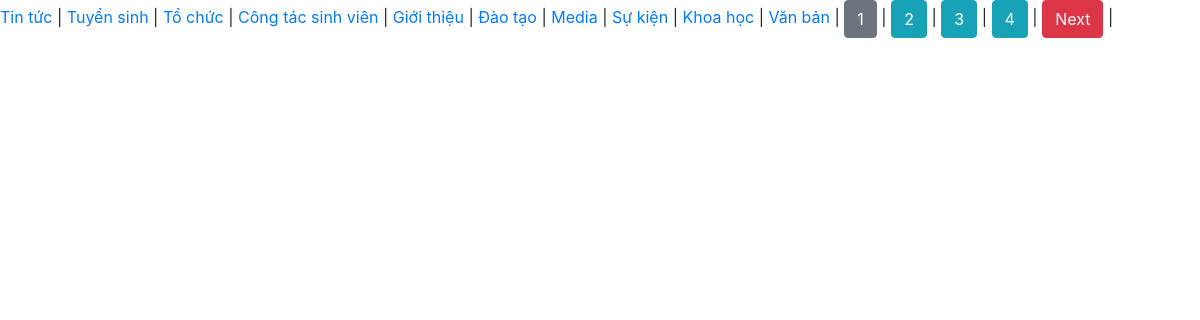
The page / on the database its author committed.
### tables this page shows
CREATE TABLE `tbl_category` (
  `Cate_ID` int(11) NOT NULL,
  `Cate_Name` varchar(500) NOT NULL,
  `Status` int(11) NOT NULL
);

### index.php (the view, shortened to what this page needs)
<!DOCTYPE html>
<html lang="en">
<head>
    <link rel="stylesheet" href="../admin/css/index.css">
</head>
<body>
<?php
    require("config.php");
    $sql = "select * from tbl_category";
    $result = mysqli_query($conn, $sql);
    if (mysqli_num_rows($result) > 0) {
        while($row = mysqli_fetch_assoc($result)){
            echo "<a href='index.php?cate_id=".$row["Cate_ID"]."'>".$row["Cate_Name"]."</a> | ";
        }
    }
    else{
        echo "không có dữ liệu trong bảng";
    }
?>
<?php
require("pt.php");
?>
</body>
</html>

### css/index.css (style rules this page uses)
body { font-family: Arial, Helvetica, sans-serif; background-color: white; }

### rows shown on the page
tbl_category: Cate_Name "Tin tức"
tbl_category: Cate_Name "Tuyển sinh"
tbl_category: Cate_Name "Tổ chức"
tbl_category: Cate_Name "Công tác sinh viên"
tbl_category: Cate_Name "Giới thiệu"
tbl_category: Cate_Name "Đào tạo"
tbl_category: Cate_Name "Media"
tbl_category: Cate_Name "Sự kiện"
tbl_category: Cate_Name "Khoa học"
tbl_category: Cate_Name "Văn bản"
